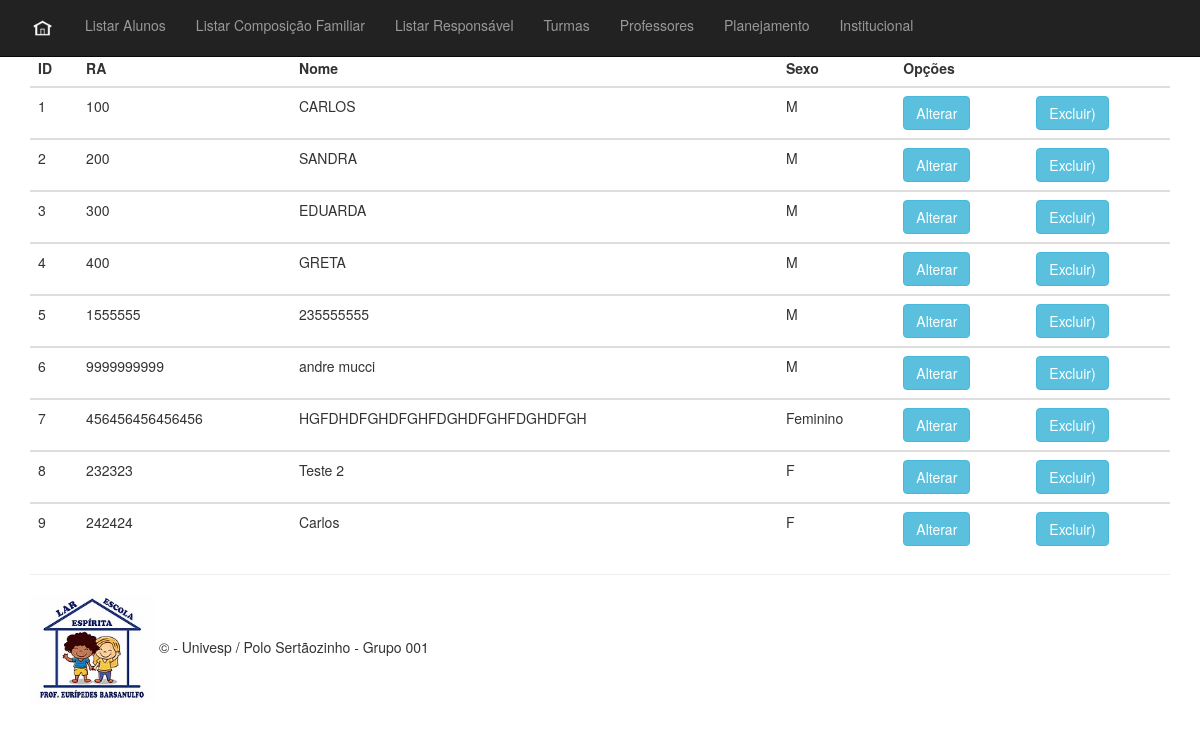
/listagem_aluno, run on an earlier commit of the app's database.
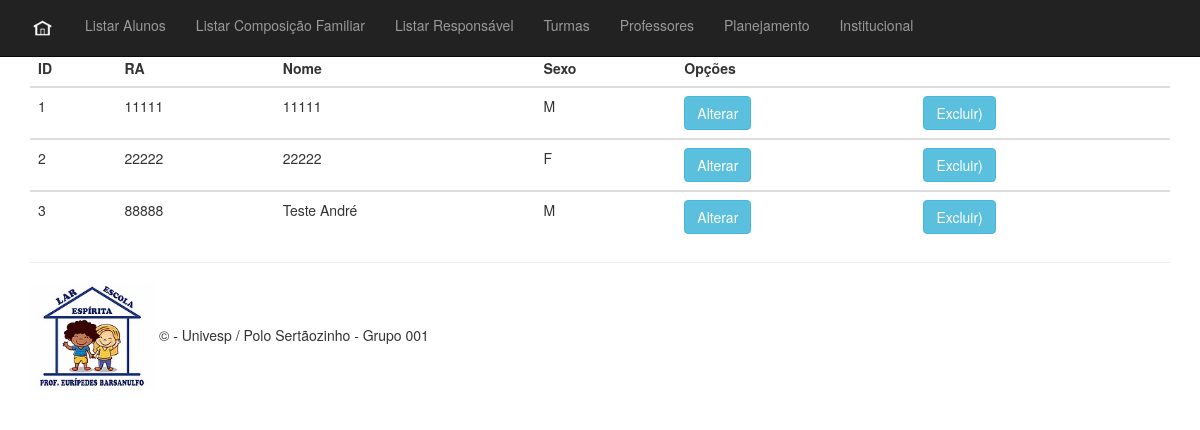
And on a later commit of the database.
### aluno/models.py (models this page shows)
class Aluno(db.Model):
    __tablename__ = 'aluno'
    __table_args__ = {'extend_existing': True}
    id = db.Column(db.Integer, primary_key=True, autoincrement=True)
    ra_aluno = db.Column(db.String(30), nullable=False)
    nome = db.Column(db.String(120))
    sexo = db.Column(db.String(1))
    turma = db.Column(db.Integer, db.ForeignKey("turma.id_turma"))
    responsavel = db.relationship(
        "Responsavel", backref="Responsavel", lazy=True)
    comp_familiar = db.relationship(
        "ComposicaoFamiliar", backref="ComposicaoFamiliar", lazy=True)

### aluno/routes.py (the view)
@app.route("/listagem_aluno", methods=["GET"])
def listagem_aluno():
    alunos = Aluno.query.all()
    return render_template("listagem_alunos.html", alunos=alunos)

### aluno/templates/listagem_alunos.html (shortened to what this page needs)
{% extends 'base.html' %}
{% block content %}
    <table class="table table-hover table-dark">
        <thead>
            <tr>
                <th scope="col">ID</th>
                <th scope="col">RA</th>
                <th scope="col">Nome</th>
                <th scope="col">Sexo</th>
                <th scope="col">Opções</th>
                <th scope="col"></th>
            </tr>
        </thead>
        {% for aluno in alunos %}
        <tbody>
            <tr>
                <td> {{ aluno.id }} </td>
                <td> {{ aluno.ra_aluno }} </td>
                <td> {{ aluno.nome }}</td>
                <td> {{ aluno.sexo }}</td>
                <td>
                    <button class="btn btn-outline btn-info">Alterar</button>
                </td>
                <td>
                    <button class="btn btn-outline btn-info">Excluir) </button>
                </td>
            </tr>
        </tbody>
        {% endfor %}
    </table>
    {% endblock %}

What changed in the data, as far as the page shows it:
removed Aluno: id "4", ra_aluno "400", nome "GRETA", sexo "M"
removed Aluno: id "5", ra_aluno "1555555", nome "235555555", sexo "M"
removed Aluno: id "6", ra_aluno "9999999999", nome "andre mucci", sexo "M"
removed Aluno: id "7", ra_aluno "456456456456456", nome "HGFDHDFGHDFGHFDGHDFGHFDGHDFGH", sexo "Feminino"
removed Aluno: id "8", ra_aluno "232323", nome "Teste 2", sexo "F"
removed Aluno: id "9", ra_aluno "242424", nome "Carlos", sexo "F"
changed Aluno id 1: ra_aluno "100" → "11111"; nome "CARLOS" → "11111"
changed Aluno id 2: ra_aluno "200" → "22222"; nome "SANDRA" → "22222"; sexo "M" → "F"
changed Aluno id 3: ra_aluno "300" → "88888"; nome "EDUARDA" → "Teste André"
